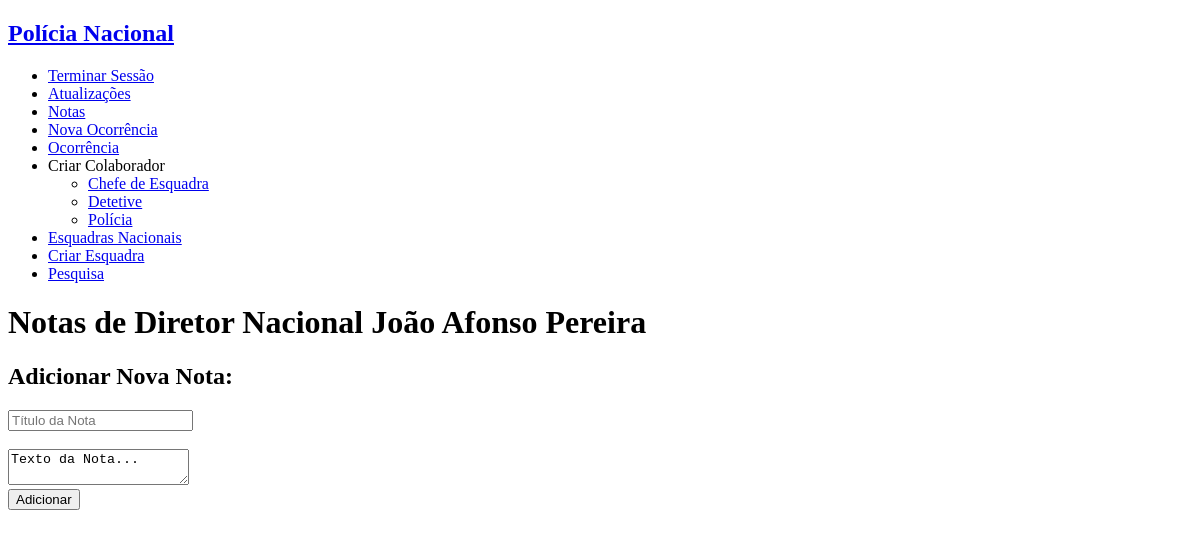
The app's page /notes.php (signed in), older data.
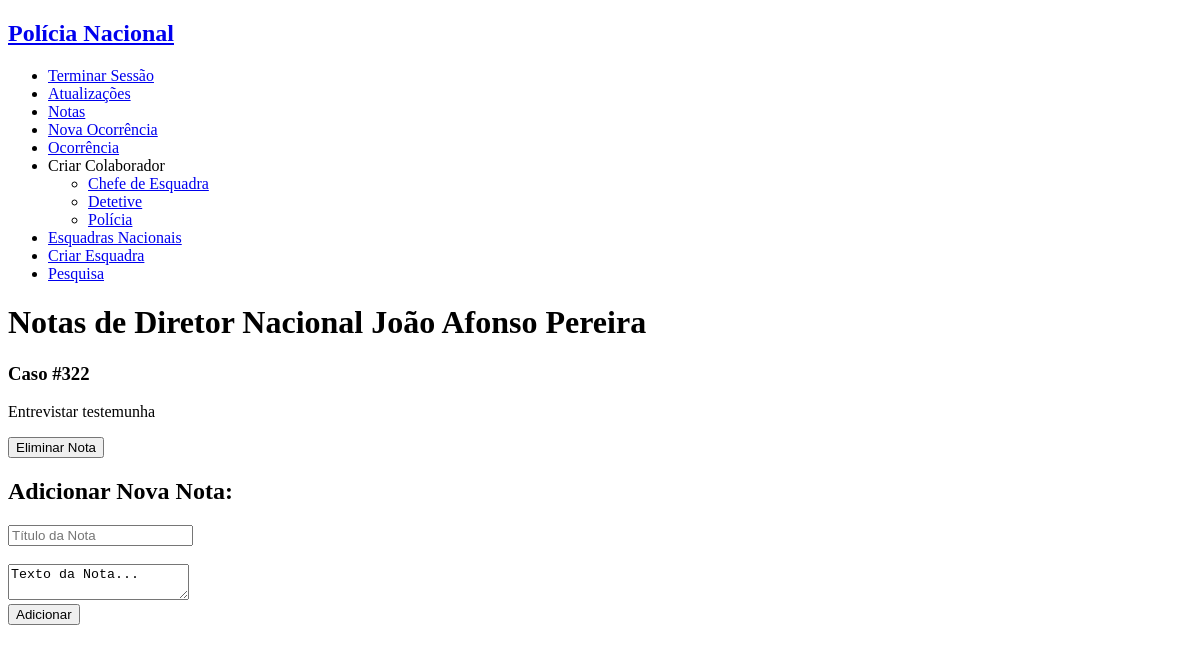
The same page, newer data.
### tables this page shows
CREATE TABLE personnel (
    username VARCHAR PRIMARY KEY,
    password VARCHAR NOT NULL,
    email VARCHAR(320) NOT NULL, -- 64 characters for local part + @ + 255 for domain name
    fullname VARCHAR(128) NOT NULL,
    gender VARCHAR NOT NULL,
    birthdate date NOT NULL,
    naturality VARCHAR NOT NULL,
    start_service date NOT NULL,
    school VARCHAR REFERENCES schools NOT NULL,
    position VARCHAR REFERENCES positions NOT NULL,
    station INTEGER REFERENCES stations
);

CREATE TABLE notes (
    id INTEGER PRIMARY KEY,
    personnel_username VARCHAR REFERENCES personnel NOT NULL,
    title VARCHAR NOT NULL,
    text VARCHAR  
);

### database/connection.php (called while the page is built, shortened)
<?php $db = new PDO('sqlite:database/database.db');
function getUserByUsername($username) {
  global $db;
  $query = $db->prepare('SELECT * FROM personnel WHERE username = ?');
  $query->execute(array($username));
  return $query->fetch();
}
function GetNotesByUsername($username){
  global $db;
  $query = $db->prepare('SELECT * FROM notes WHERE personnel_username = ? ');
  $query->execute(array($username));
  return $query->fetchAll();
}

### notes.php (the view, shortened to what this page needs)
<?php
include_once('database/connection.php');
$username = $_SESSION['username'];
$notes = getNotesByUsername($username);
?>
<!DOCTYPE html>
<html>
<?php include_once('common/header_aside.php'); ?>
<body>
    <div id="Notes">
    <h1> Notas de <?php echo $user['position'] . ' '. $user['fullname'] ?> </h1>
    <section class="view_notes">
            <?php foreach ($notes as $note) { ?>
                <h3 class="title"> <?=$note['title']?> </h3>
                <p class="text"> <?=$note['text']?> </p>
                <button type="button" class="delete" onclick="location.href='delete_note.php?id_note=<?=$note['id']?>';">Eliminar Nota</button>
            <?php } ?>
        </section>
        <section class = "add_notes">
            <h2> Adicionar Nova Nota: </h2>
                <form action="action_notes.php" method="post">
                    <div><input type="text" placeholder="Título da Nota" name="title"></div> <br>
                    <div><textarea name="note" >Texto da Nota... </textarea></div>
                    <div><input type="submit" value="Adicionar"></div>
                </form>
        </section>
    </div>
</body>
</html>

### common/header_aside.php (shortened to what this page needs)
<?php
$username = $_SESSION['username'];
$user = getUserByUsername($username);
?>
<!DOCTYPE html>
<html lang="en-US">
    <header>
        <a href="main.php"><h2>Polícia Nacional</h2></a>
    </header>
    <aside id="right_bar">
            <ul>
                <li><a href="log_out.php">Terminar Sessão</a></li>
                <li><a href="news.php">Atualizações</a></li>
                <li><a href="notes.php">Notas</a></li>
                <li><a href="new_occurence.php">Nova Ocorrência</a></li>
                <li><a href="occurences.php">Ocorrência</a></li>
                <?php if ($user['position']=="Diretor Nacional" || $user['position']=="Chefe de Esquadra" ){?>
                    <li><a> Criar Colaborador </a></li>
                        <ul>
                            <?php if ($user['position']=="Diretor Nacional"){?>
                                <li><a href="create_personnel.php?position=Chefe de Esquadra"> Chefe de Esquadra </a></li>
                            <?php } ?>
                                <li><a href="create_personnel.php?position=Detetive"> Detetive </a></li>
                                <li><a href="create_personnel.php?position=Polícia"> Polícia </a></li>
                        </ul>
                <?php } ?>
                <?php if ($user['position']=="Diretor Nacional"){?>
                    <li><a href="view_station.php"> Esquadras Nacionais </a></li>
                    <li><a href="create_station.php"> Criar Esquadra</a></li>
                <?php } ?>
                <li><a href="search.php">Pesquisa</a></li>
            </ul>
    </aside>
</html>

Row changes from the older to the newer data that the page shows:
added notes: title "Caso #322", text "Entrevistar testemunha"
